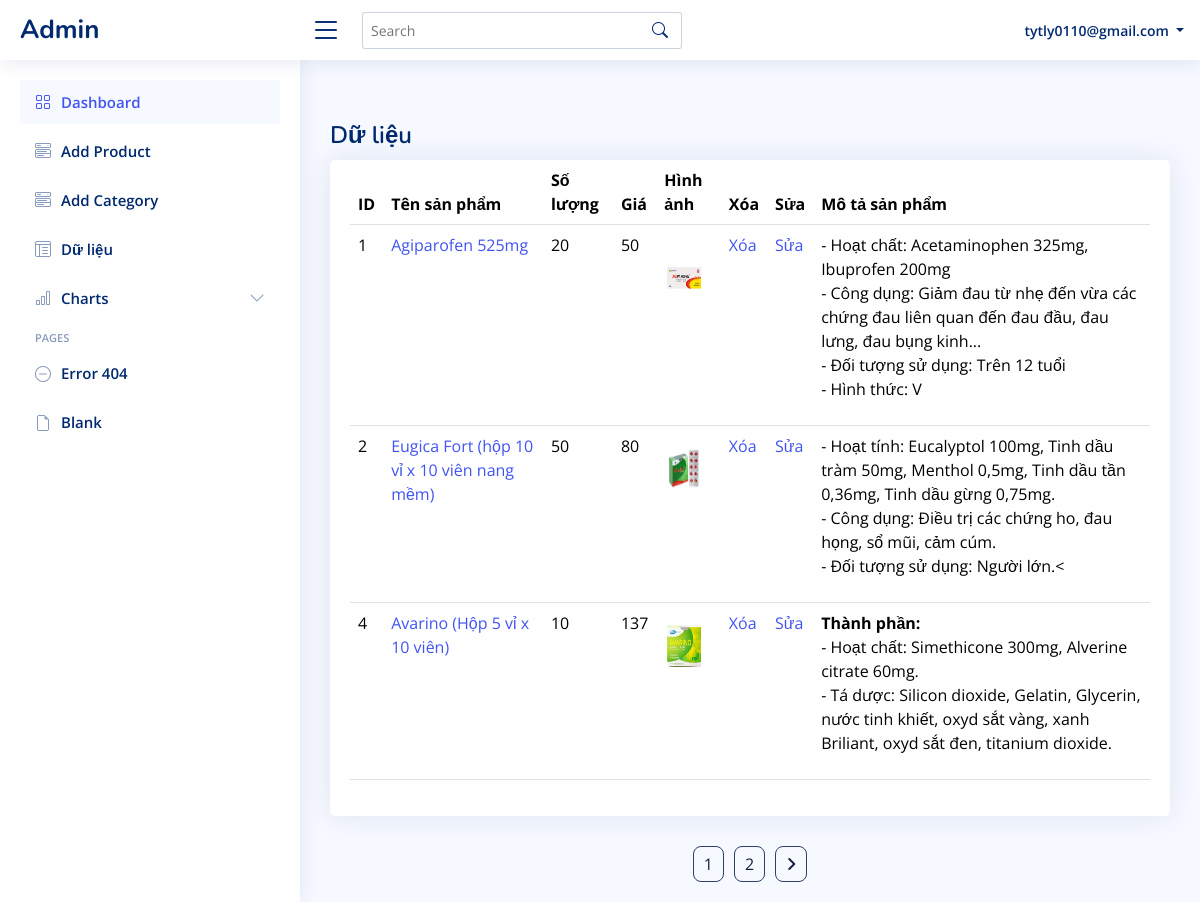
Page /Admin/ds_sanpham.php?iddm=2 (signed in) on the committed database.
### tables this page shows
CREATE TABLE `sanpham` (
  `ID` int(11) NOT NULL,
  `Ten_SP` varchar(255) NOT NULL,
  `SL` int(11) NOT NULL,
  `Gia` int(11) NOT NULL,
  `ID_Danh_Muc` int(11) NOT NULL,
  `Hinh_Anh` varchar(255) NOT NULL,
  `Mo_Ta` varchar(255) NOT NULL
);

### Admin/ds_sanpham.php (the view, shortened to what this page needs)
<?php
 include "nav_admin.php";
 include "side_bar.php";
?>
<?php
  if(isset($_SESSION['admin']))
  {
    $sql="SELECT * FROM sanpham WHERE ID_Danh_Muc=".$_GET['iddm'];
    $request = mysqli_query($conn, $sql);
    $num_sp= mysqli_num_rows($request);
    $limit = 3;
    $total_page = ceil($num_sp/$limit);
    $page_ht = isset($_GET['page']) ? $_GET['page']:1 ;
    $start = (($page_ht-1)* $limit);
    $kq= mysqli_query($conn,"SELECT * FROM sanpham WHERE ID_Danh_Muc=".$_GET['iddm']." LIMIT $start,$limit" );
  }
?>
<!DOCTYPE html>
<html lang="en">
<head>
  <link rel="stylesheet" href="https://cdnjs.cloudflare.com/ajax/libs/font-awesome/6.4.2/css/all.min.css">
  <link href="assets/vendor/bootstrap/css/bootstrap.min.css" rel="stylesheet">
  <link href="assets/vendor/bootstrap-icons/bootstrap-icons.css" rel="stylesheet">
  <link href="assets/vendor/boxicons/css/boxicons.min.css" rel="stylesheet">
  <link href="assets/vendor/quill/quill.snow.css" rel="stylesheet">
  <link href="assets/vendor/quill/quill.bubble.css" rel="stylesheet">
  <link href="assets/vendor/remixicon/remixicon.css" rel="stylesheet">
  <link href="assets/vendor/simple-datatables/style.css" rel="stylesheet">
  <link href="assets/css/style.css" rel="stylesheet">
</head>
<body>
  <main id="main" class="main">
    <div class="pagetitle">
      <h1>Dữ liệu</h1>
    </div>
    <section class="section">
      <div class="row">
        <div class="col-lg-12">
          <div class="card">
            <div class="card-body">
                <table class="table table-hover">
                    <thead>
                      <tr>
                        <th scope="col">ID</th>
                        <th scope="col">Tên sản phẩm</th>
                        <th scope="col">Số lượng</th>
                        <th scope="col">Giá</th>
                        <th scope="col">Hình ảnh</th>
                        <th scope="col">Xóa</th>
                        <th scope="col">Sửa</th>
                        <th scope="col">Mô tả sản phẩm</th>
                      </tr>
                    </thead>
                    <tbody>
            <?php
                while ($row = mysqli_fetch_array($kq))
                { $start++
            ?>
                <tr class="success">
                    <td>
                    <?php
                        echo $row["ID"];
                        ?>
                    </td>
                    <td>
                        <a href="../../view/details.php?idsp_details=<?php echo $row["ID"]; ?>">
                          <?php
                          echo $row["Ten_SP"];
                          ?>
                        </a>
                    </td>
                    <td>
                        <?php
                        echo $row["SL"];
                        ?>
                    </td>
                    <td>
                        <?php
                        echo $row["Gia"];
                        ?>
                    </td>
                    <td>
                        <img src="../IMG/SP/<?php
                        echo $row['Hinh_Anh']?>"
                        width="40px" height="60px" alt="">
                     </td>
                    <td>
                        <a href="delete-pd.php?idsp1=
                        <?php echo$row['ID']?>
                        ">Xóa</a>
                    </td>
                    <td>
                        <a href="update-pd.php?idsp=
                        <?php echo$row['ID']?>
                        ">Sửa</a>
                    </td>
                    <td>
                        <?php echo $row['Mo_Ta']; ?>
                    </td>
                </tr>
            <?php }?>
                    </tbody>
                </table>
            </div>
          </div>
        </div>
      </div>
      <div id="Paging" class="page">
        <?php
          if(isset($_SESSION['admin']))
          {
            if(!empty($total_page)){
              for ($i=1; $i <= $total_page; $i++) {
                if($i != $page_ht){
                  if($i > $page_ht -2 && $i < $page_ht + 2){
                    echo "<a href='ds_sanpham.php?page=$i&iddm=".$_GET['iddm']."'>$i</a>";
                  }
                }else{
                  echo "<a href='ds_sanpham.php?page=$i&iddm=".$_GET['iddm']."'>$i</a>";
                }
              }
            }
            if($page_ht < $total_page - 1 && $total_page > 1){
              $next_page = $page_ht + 1;
              echo '<a href="ds_sanpham.php?page='.$next_page.'&iddm='.$_GET['iddm'].'"><i class="fa-solid fa-angle-right"></i></a>';
            }
          }
        ?>
      </div>
    </section>
  </main>
</body>
</html>

### Admin/assets/css/style.css (style rules this page uses)
:root { scroll-behavior: smooth; }
body { font-family: "Open Sans", sans-serif; background: #f6f9ff; color: #444444; }
a { color: #4154f1; text-decoration: none; }
h1, h2, h3, h4, h5, h6 { font-family: "Nunito", sans-serif; }
#main { margin-top: 60px; padding: 20px 30px; transition: all 0.3s; }
.pagetitle { margin-bottom: 10px; }
.pagetitle h1 { font-size: 24px; margin-bottom: 0; font-weight: 600; color: #012970; }
.card { margin-bottom: 30px; border: none; border-radius: 5px; box-shadow: 0px 0 30px rgba(1, 41, 112, 0.1); }
.card-body { padding: 0 20px 20px 20px; }
@media (min-width: 1200px) { #main, #footer { margin-left: 300px; } }

### Admin/ds_sanpham.php (style rules this page uses)
#Paging { width: 100%; display: flex; justify-content: center; }
#Paging a { text-decoration: none; border: 1px solid #2d3f6a; padding: 5px 10px; color: #132040; border-radius: 8px; margin: 0 5px; }

### rows in the picture
sanpham: ID "1", Ten_SP "Agiparofen 525mg", SL "20", Gia "50", Hinh_Anh (picture), Mo_Ta "- Hoạt chất: Acetaminophen 325mg, Ibuprofen 200mg - Công dụng: Giảm đau từ nhẹ đến vừa các chứng đau liên quan đến đau đầu, đau lưng, đau bụng kinh... - Đối tượng sử dụng: Trên 12 tuổi - Hình thức: V"
sanpham: ID "2", Ten_SP "Eugica Fort (hộp 10 vỉ x 10 viên nang mềm)", SL "50", Gia "80", Hinh_Anh (picture), Mo_Ta "- Hoạt tính: Eucalyptol 100mg, Tinh dầu tràm 50mg, Menthol 0,5mg, Tinh dầu tần 0,36mg, Tinh dầu gừng 0,75mg. - Công dụng: Điều trị các chứng ho, đau họng, sổ mũi, cảm cúm. - Đối tượng sử dụng: Người lớn.<"
sanpham: ID "4", Ten_SP "Avarino (Hộp 5 vỉ x 10 viên)", SL "10", Gia "137", Hinh_Anh (picture), Mo_Ta "Thành phần: - Hoạt chất: Simethicone 300mg, Alverine citrate 60mg. - Tá dược: Silicon dioxide, Gelatin, Glycerin, nước tinh khiết, oxyd sắt vàng, xanh Briliant, oxyd sắt đen, titanium dioxide."

### other values in the picture
$user['email'] "tytly0110@gmail.com"
